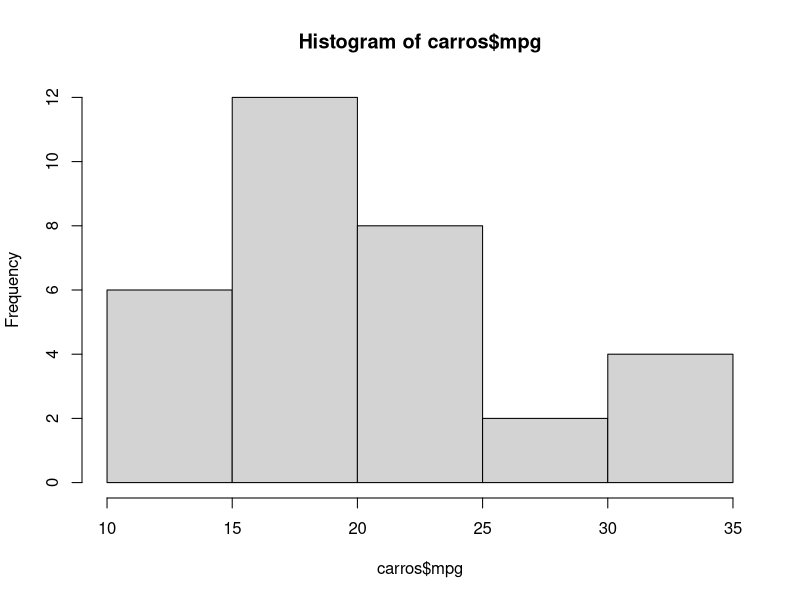
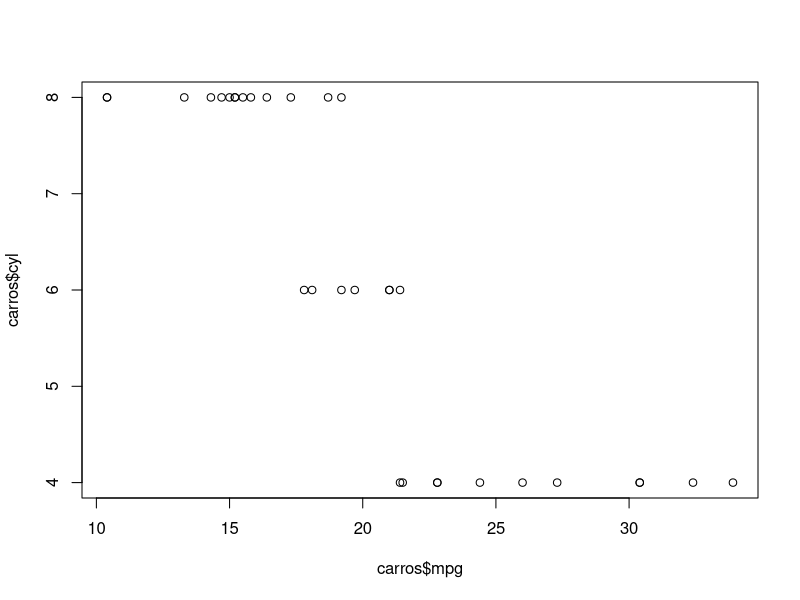
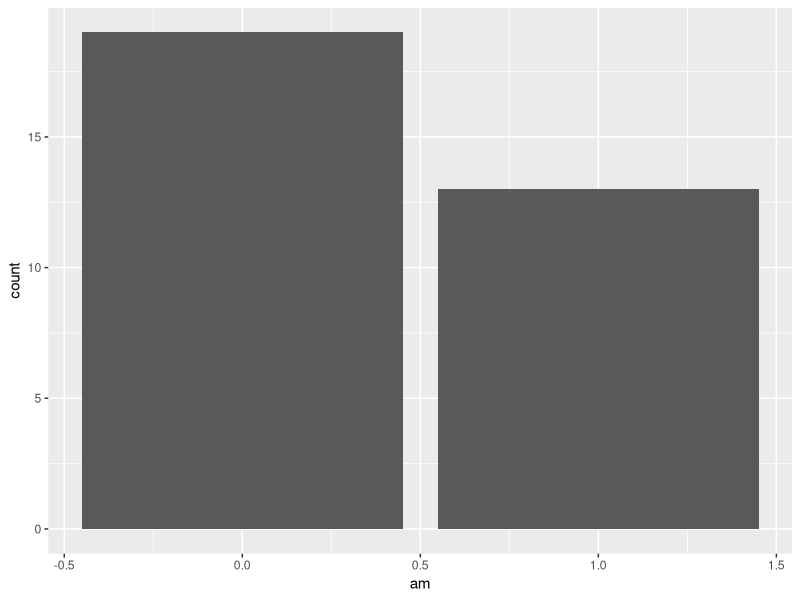

The R source for these figures, in order:
#GRAFICOS
?mtcars
carros <- mtcars[,c(1,2,9)]

#histograma
hist(carros$mpg)

#Grafico de Dispersão
plot(carros$mpg,carros$cyl)

#usando a ggplot instalada na aula 2.1
library(ggplot2)

ggplot(carros,aes(am))+geom_bar()
